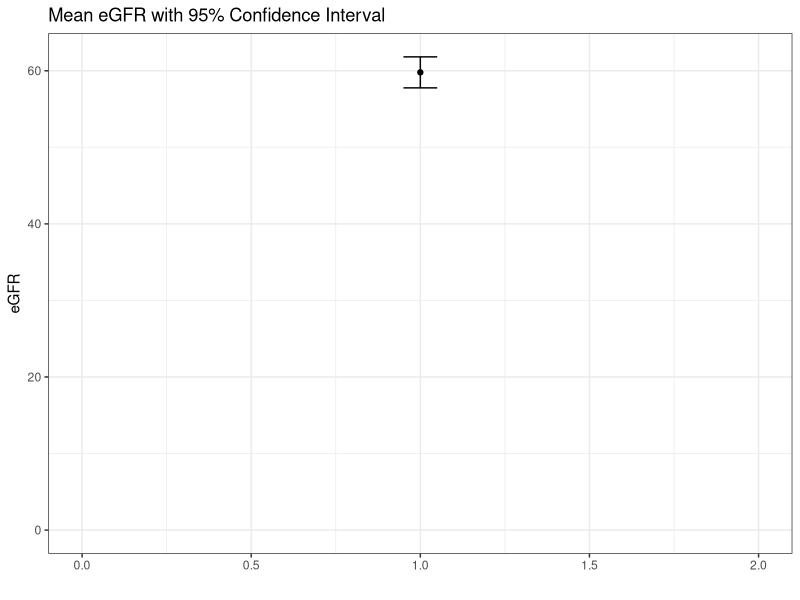
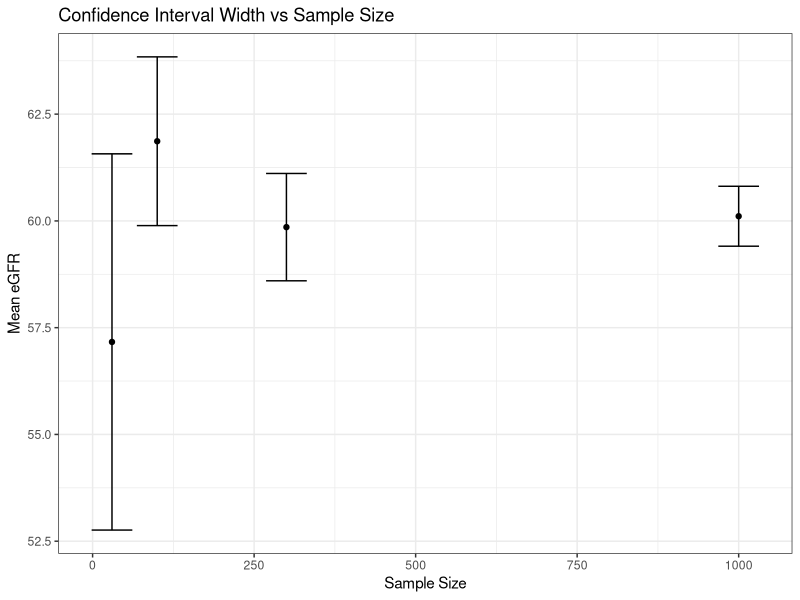

Recreate these plots in R, in order.
## ---- chunk 1
library(tidyverse)
library(scales)

set.seed(314)

ckd_df <- tibble(
  id = 1:120,
  treatment = rep(c("Standard care", "Intervention"), each = 60),
  egfr = c(
    rnorm(60, mean = 58, sd = 11),
    rnorm(60, mean = 63, sd = 11)
  ),
  response = c(
    rbinom(60, 1, 0.35),
    rbinom(60, 1, 0.52)
  ),
  age = round(rnorm(120, mean = 62, sd = 9)),
  bmi = round(rnorm(120, mean = 30, sd = 4), 1)
)

mean_ci_df <- ckd_df |>
  summarise(
    n = n(),
    mean_egfr = mean(egfr),
    sd_egfr = sd(egfr),
    se_mean = sd_egfr / sqrt(n),
    t_crit = qt(0.975, df = n - 1),
    margin_error = t_crit * se_mean,
    lower = mean_egfr - margin_error,
    upper = mean_egfr + margin_error
  )

sample_size_demo <- tibble(
  n = c(20, 40, 80, 160, 320),
  assumed_sd = 11
) |>
  mutate(
    se_mean = assumed_sd / sqrt(n),
    t_crit = qt(0.975, df = n - 1),
    margin_error = t_crit * se_mean,
    approx_width = 2 * margin_error
  )
## ---- chunk 2
ckd_df |>
  slice_head(n = 6)
## ---- chunk 3
library(tidyverse)

summary_df <- ckd_df |>
  summarise(
    n = n(),
    mean_egfr = mean(egfr),
    sd_egfr = sd(egfr),
    se_egfr = sd_egfr / sqrt(n),
    lower = mean_egfr - 1.96 * se_egfr,
    upper = mean_egfr + 1.96 * se_egfr
  )

summary_df
## ---- chunk 4
#| fig-width: 4
#| fig-height: 3
#| 
plot <- ggplot(summary_df, aes(x = 1, y = mean_egfr)) +
  geom_point(size = 1.5) +   # smaller dot
  geom_errorbar(aes(ymin = lower, ymax = upper), width = 0.1) +
  labs(
    title = "Mean eGFR with 95% Confidence Interval",
    x = "",
    y = "eGFR"
  ) +
  coord_cartesian(ylim = c(0, NA), xlim = c(0, 2)) +
  theme_bw()

plot
## ---- chunk 5
set.seed(29)

sample_sizes <- c(30, 100, 300, 1000)

ci_df <- map_df(sample_sizes, function(n) {
  sample_data <- ckd_df |> sample_n(n, replace = TRUE)
  
  tibble(
    n = n,
    mean = mean(sample_data$egfr),
    se = sd(sample_data$egfr) / sqrt(n),
    lower = mean - 1.96 * se,
    upper = mean + 1.96 * se
  )
})

ci_df
## ---- chunk 6

#| fig-width: 4
#| fig-height: 3


plot <- ggplot(ci_df, aes(x = n, y = mean)) +
  geom_point() +
  geom_errorbar(aes(ymin = lower, ymax = upper)) +
  labs(
    title = "Confidence Interval Width vs Sample Size",
    x = "Sample Size",
    y = "Mean eGFR"
  ) +
  theme_bw()

plot
